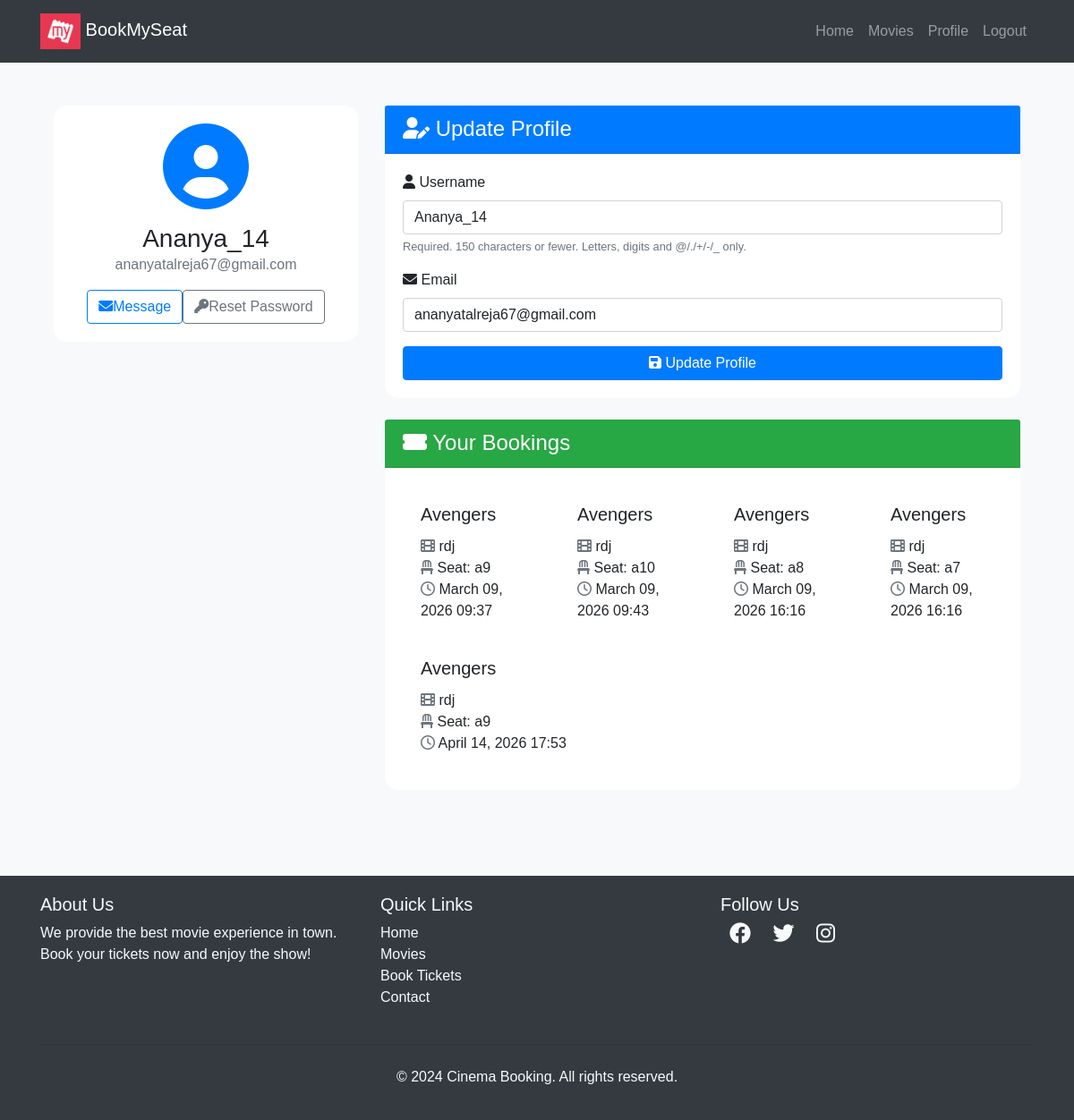
Before: /users/profile/ (signed in) with the older database file.
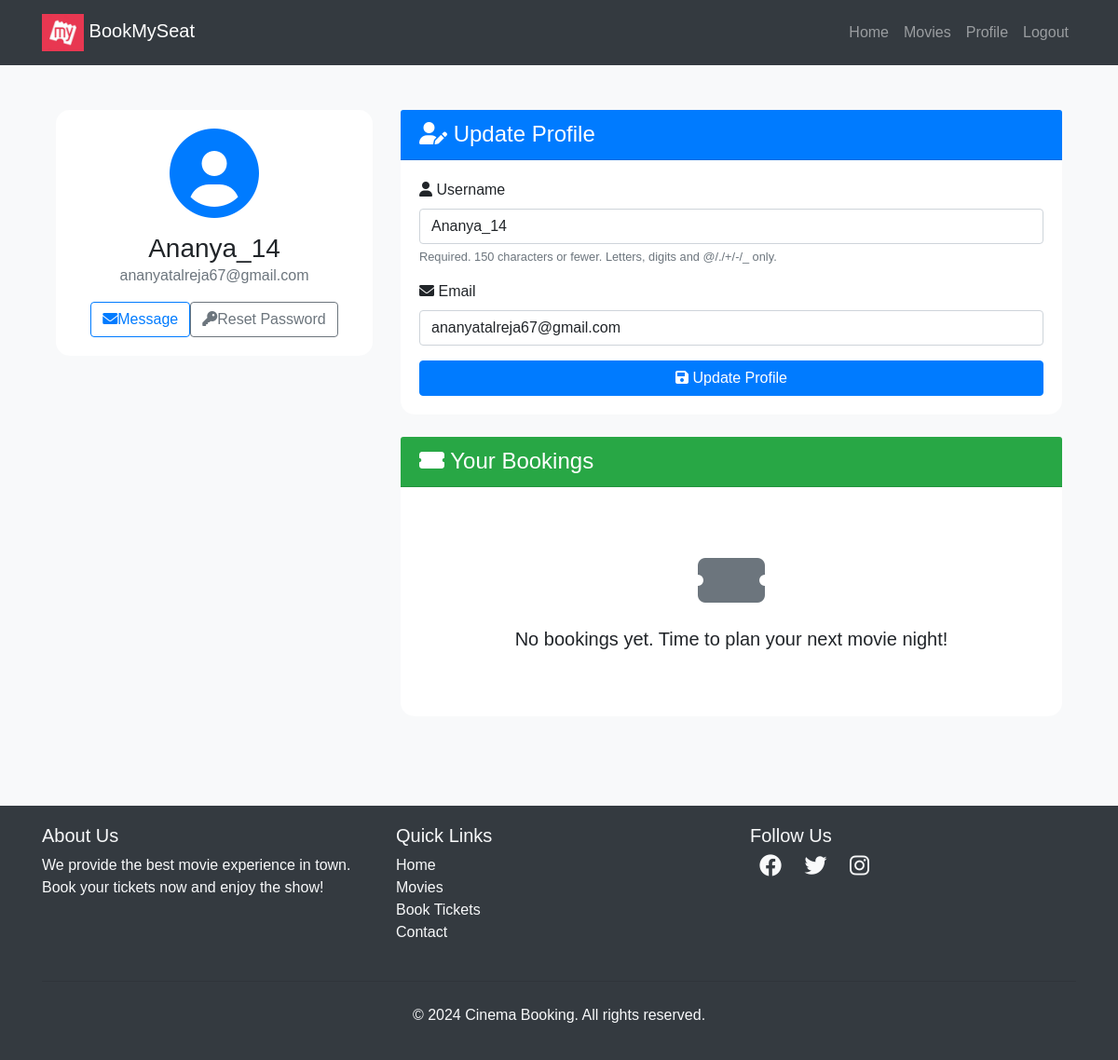
After: the same page with the newer database file.
### movies/models.py (models this page shows, shortened)
class Booking(models.Model):
    user = models.ForeignKey(User, on_delete=models.CASCADE)
    seat = models.ForeignKey(Seat, on_delete=models.CASCADE)
    movie = models.ForeignKey(Movie, on_delete=models.CASCADE)
    theater = models.ForeignKey(Theater, on_delete=models.CASCADE)
    total_amount = models.IntegerField(default=200)
    razorpay_order_id = models.CharField(max_length=200, blank=True, null=True)
    razorpay_payment_id = models.CharField(max_length=200, blank=True, null=True)
    razorpay_signature = models.CharField(max_length=500, blank=True, null=True)
    is_paid = models.BooleanField(default=False)
    booked_at = models.DateTimeField(auto_now_add=True)

class Movie(models.Model):
    GENRE_CHOICES = [
        ('Action', 'Action'),
        ('Comedy', 'Comedy'),
        ('Drama', 'Drama'),
        ('Thriller', 'Thriller'),
        ('Romance', 'Romance'),
        ('Horror', 'Horror'),
    ]
    LANGUAGE_CHOICES = [
        ('English', 'English'),
        ('Hindi', 'Hindi'),
        ('Tamil', 'Tamil'),
        ('Telugu', 'Telugu'),
    ]
    name = models.CharField(max_length=255)
    image = models.ImageField(upload_to="movies/")
    rating = models.DecimalField(max_digits=3, decimal_places=1)
    cast = models.TextField()
    description = models.TextField(blank=True, null=True)
    genre = models.CharField(
        max_length=20,
        choices=GENRE_CHOICES
    )
    language = models.CharField(
        max_length=20,
        choices=LANGUAGE_CHOICES
    )
    trailer_url = models.URLField(blank=True, null=True)

class Theater(models.Model):
    name = models.CharField(max_length=255)
    movie = models.ForeignKey(Movie,on_delete=models.CASCADE,related_name='theaters')
    time= models.DateTimeField()

class Seat(models.Model):
    theater = models.ForeignKey(Theater,on_delete=models.CASCADE,related_name='seats')
    seat_number = models.CharField(max_length=10)
    is_booked = models.BooleanField(default=False)
    is_reserved = models.BooleanField(default=False)
    reserved_at = models.DateTimeField(null=True, blank=True)

### users/views.py (the view)
# urls.py: path('profile/', profile, name='profile'),
@login_required
def profile(request):
    bookings= Booking.objects.filter(user=request.user)
    if request.method == 'POST':
        u_form = UserUpdateForm(request.POST, instance=request.user)
        if u_form.is_valid():
            u_form.save()
            return redirect('profile')
    else:
        u_form = UserUpdateForm(instance=request.user)
    return render(request, 'users/profile.html', {'u_form': u_form,'bookings':bookings})

### users/forms.py
class UserUpdateForm(forms.ModelForm):
    email = forms.EmailField()
    class Meta:
        model = User
        fields = ['username', 'email']

### templates/users/profile.html (shortened to what this page needs)
{% extends "users/basic.html" %} {% block content %}
<div class="container py-5">
  <div class="row">
    <div class="col-lg-4 mb-4">
      <div class="card shadow">
        <div class="card-body text-center">
          <div class="mb-3">
            <i class="fas fa-user-circle fa-6x text-primary"></i>
          </div>
          <h3 class="card-title mb-0">{{ user.username }}</h3>
          <p class="text-muted mb-3">{{ user.email }}</p>
          <div class="d-flex justify-content-center">
            <a href="#" class="btn btn-outline-primary me-2"><i class="fas fa-envelope me-2"></i>Message</a>
            <a href="{% url 'password_reset' %}" class="btn btn-outline-secondary"><i class="fas fa-key me-2"></i>Reset Password</a>
          </div>
        </div>
      </div>
    </div>
    <div class="col-lg-8">
      <div class="card shadow mb-4">
        <div class="card-header bg-primary text-white">
          <h4 class="mb-0"><i class="fas fa-user-edit me-2"></i> Update Profile</h4>
        </div>
        <div class="card-body">
          <form method="POST">
            {% for field in u_form %}
              <div class="mb-3">
                <label for="{{ field.id_for_label }}" class="form-label">
                  <i class="fas fa-{% if field.name == 'username' %}user{% elif field.name == 'email' %}envelope{% else %}info-circle{% endif %} me-2"></i>
                  {{ field.label }}
                </label>
                {{ field }}
                {% if field.help_text %}
                  <small class="form-text text-muted">{{ field.help_text }}</small>
                {% endif %}
              </div>
            {% endfor %}
            <button class="btn btn-primary w-100" type="submit"><i class="fas fa-save me-2"></i> Update Profile</button>
          </form>
        </div>
      </div>
      <div class="card shadow">
        <div class="card-header bg-success text-white">
          <h4 class="mb-0"><i class="fas fa-ticket-alt me-2"> </i> Your Bookings</h4>
        </div>
        <div class="card-body">
          {% if bookings %}
            <div class="row row-cols-1 row-cols-md-2 g-4">
              {% for booking in bookings %}
                <div class="col">
                  <div class="card h-100 border-0 shadow-sm">
                    <div class="card-body">
                      <h5 class="card-title">{{ booking.movie.name }}</h5>
                      <p class="card-text">
                        <i class="fas fa-film me-2 text-muted"> </i>  {{ booking.theater.name }}<br>
                        <i class="fas fa-chair me-2 text-muted"> </i>  Seat: {{ booking.seat.seat_number }}<br>
                        <i class="far fa-clock me-2 text-muted"> </i>  {{ booking.booked_at|date:"F d, Y H:i" }}
                      </p>
                    </div>
                  </div>
                </div>
              {% endfor %}
            </div>
          {% else %}
            <div class="text-center py-5">
              <i class="fas fa-ticket-alt fa-4x text-muted mb-3"></i>
              <p class="lead mb-0">No bookings yet. Time to plan your next movie night!</p>
            </div>
          {% endif %}
        </div>
      </div>
    </div>
  </div>
</div>
<link rel="stylesheet" href="https://cdnjs.cloudflare.com/ajax/libs/font-awesome/6.0.0-beta3/css/all.min.css">
{% endblock %}

Changed rows visible on the page:
removed Booking: movie.name "Avengers", theater.name "rdj", seat.seat_number "a9", booked_at "March 09, 2026 09:37"
removed Booking: movie.name "Avengers", theater.name "rdj", seat.seat_number "a10", booked_at "March 09, 2026 09:43"
removed Booking: movie.name "Avengers", theater.name "rdj", seat.seat_number "a8", booked_at "March 09, 2026 16:16"
removed Booking: movie.name "Avengers", theater.name "rdj", seat.seat_number "a7", booked_at "March 09, 2026 16:16"
removed Booking: movie.name "Avengers", theater.name "rdj", seat.seat_number "a9", booked_at "April 14, 2026 17:53"
Other visible differences:
text now shown: "No bookings yet. Time to plan your next movie night!"
